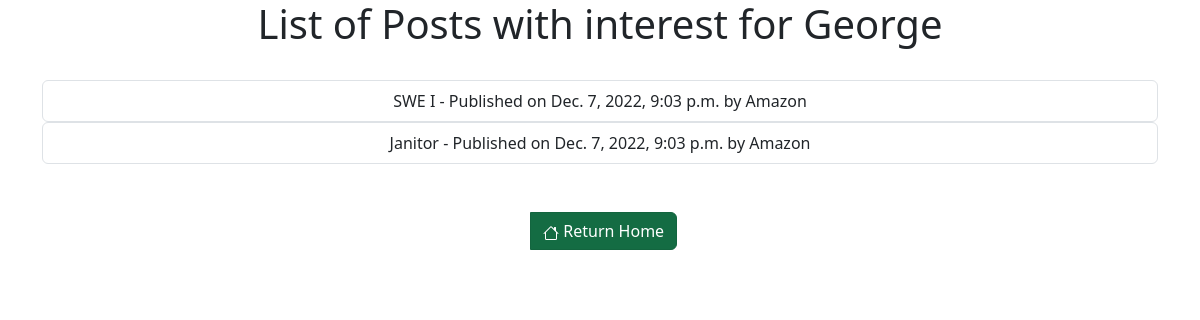
Screenshot of /candidates/posts/interest (signed in) with the database file from the repository.
### jobs/models.py (models this page shows, shortened)
class UserPost(models.Model):
    user = models.ForeignKey(User, on_delete=models.PROTECT, related_name='user_job')
    title = models.CharField(max_length=500)
    job_type = models.CharField(max_length=20, choices=POSITION_TYPE, blank=False)
    state = models.CharField(max_length = 50, blank=False)
    city = models.CharField(max_length = 50, blank=False)
    preferred_skills = models.CharField(max_length = 500, blank=False)
    description = models.CharField(max_length = 500, blank=False)
    company = models.CharField(max_length = 50, blank=False)
    date_published = models.DateTimeField(default=timezone.now())
    expire_date = models.DateTimeField(default=timezone.now())
    status = models.CharField(max_length = 50, choices=STATUS, blank=False)
    url = models.SlugField(max_length=500, unique=True, blank=True, editable=False)
    id = models.UUIDField(primary_key=True, default=uuid.uuid4, editable=False)
    favorites = models.ManyToManyField(User, related_name='favorite_job')

### jobs/views/candidates.py (the view)
# urls.py: path('posts/interest', candidates.view_all_posts_candidates_interest, name='view_all_posts_candidates_interest'),
@login_required
@candidate_required
def view_all_posts_candidates_interest(request):
    allposts = UserPost.objects.filter(favorites = request.user)
    context = {'allposts': allposts}
    return render(request, 'jobs/candidates/view_all_interest_posts_candidates.html', context)

### jobs/templates/jobs/candidates/view_all_interest_posts_candidates.html (shortened to what this page needs)
{% extends 'base.html' %}
{% load bootstrap5 %}
{% block content %}
<html>
    <head>
    </head>
    <body>
        <h1>List of Posts with interest for {{ user.name }} </h1>
        <br>
        {% for post in allposts %}
            <div class="list-group">
                <a href='{% url "candidates:post_detail_view_candidates" post.url %}' class="list-group-item list-group-item-action">{{ post.title }} - Published on {{ post.date_published}} by {{ post.company }}
                </a>
            </div>
        {% endfor %}
        <br><br>
        <div class="btn-group">
            <div>&nbsp;&nbsp;</div>
            <a href='{% url "candidates:candidate_home" %}' class="btn btn-success active">
                 Return Home
            </a>
        </div>
    </body>
</html>
{% endblock %}

### rows the page displays
UserPost: title "SWE I", date_published "Dec. 7, 2022, 9:03 p.m.", company "Amazon"
UserPost: title "Janitor", date_published "Dec. 7, 2022, 9:03 p.m.", company "Amazon"
